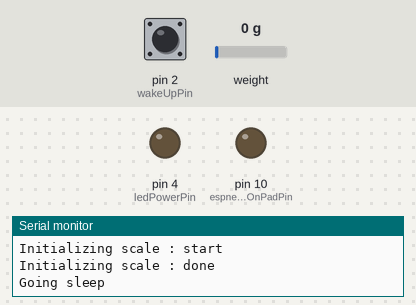
The sketch below on a simulated Arduino Pro Mini, built with avr-gcc and run on an emulated ATmega328P. On the bench: output pins drawn as LEDs (lit = HIGH), the last lines printed to the serial monitor. Dashed ring = blinking. The test bench sets the inputs (shaded band); at power-on: pin 2 (wakeUpPin) HIGH, weight on the scale 0 g. Sleep ends after the set time or at an interrupt.

Above: at 5.0 s.
5.1 s: pin 2 (wakeUpPin) pulled LOW for 1.4 s
At 5.7 s:
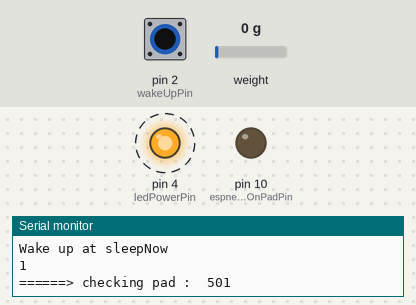
8.0 s: pin 2 (wakeUpPin) pulled LOW for 3.2 s
At 8.3 s:
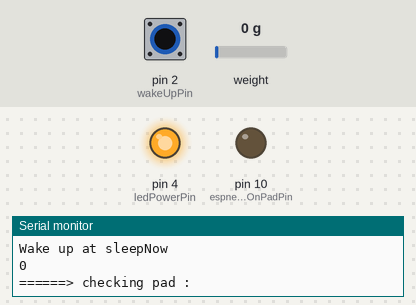
Timing chart, 0 to 13.5 s (numbered marks = the images above; inputs shaded):
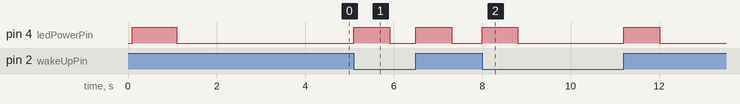

Measured:
- after the input at 5.1 s, pin 4 (ledPowerPin): alternates HIGH for 0.81 s and LOW for 0.59 s, starting at once
- after the input at 8.0 s, pin 4 (ledPowerPin): alternates HIGH for 0.81 s and LOW for 2.4 s, 4 changes in all, then stays LOW, starting at once

The sketch:

_03-hx711-scale-pro-mini.ino
```cpp
/*

A0, A1 --> HX711
A3, A4 --> I2C to esp8266 4, 5

2 - int 0 - tilt sw * 2- gnd : INPUT_PULLUP
4 - LED

10 - esp 13    : OUT   - nemo is on pad
11 - esp reset : OUT   - reset esp8266
12 - esp 12    : INPUT - wifi/mqtt status

 */

#include <avr/interrupt.h>
#include <avr/sleep.h>
#include "HX711.h"
#include <Wire.h>

// tilt switch
int wakeUpPin     = 2;

//
int ledPowerPin  = 4;

int espnemoIsOnPadPin = 10;
int espResetPin       = 11;
//int espRfStatePin     = 12;

volatile int Measured ;
//int espRfstate ;

volatile long startMills;


// HX711.DOUT  - pin #A1
// HX711.PD_SCK - pin #A0
HX711 scale(A1, A0);

/*
// smoothing
// https://www.arduino.cc/en/Tutorial/Smoothing
// Define the number of samples to keep track of.  The higher the number,
// the more the readings will be smoothed, but the slower the output will
// respond to the input.  Using a constant rather than a normal variable lets
// use this value to determine the size of the readings array.

const int numReadings = 10;

int readings[numReadings];      // the readings from the analog input
int indexof = 0;                // the indexof of the current reading
int total = 0;                  // the running total
int average = 0;                // the average

*/

void setup() {
  Serial.begin(38400);
  Serial.println("pet pad scale started");
  delay(100);

  Wire.begin(2);
  Wire.onRequest(requestEvent);

  pinMode(wakeUpPin, INPUT_PULLUP);

  pinMode(ledPowerPin, OUTPUT);
  pinMode(espnemoIsOnPadPin, OUTPUT);
  pinMode(espResetPin, OUTPUT);
  //pinMode(espRfStatePin, INPUT);

  digitalWrite(espnemoIsOnPadPin, LOW);
  digitalWrite(espResetPin, LOW);
  digitalWrite(ledPowerPin, HIGH);

  startMills = millis();

  Serial.println("Initializing scale : start");
  //delay(2000);

  scale.set_scale(23040.f);
  scale.tare();

  scale.power_down();
  Serial.println("Initializing scale : done");

  attachInterrupt(0, WakeUp, CHANGE);


  /*
    for (int thisReading = 0; thisReading < numReadings; thisReading++)
      readings[thisReading] = 0 ;
  */

  sleepNow();


}

void sleepNow()
{
  Serial.println("Going sleep");

  scale.power_down();
  digitalWrite(espnemoIsOnPadPin, LOW);
  digitalWrite(ledPowerPin, LOW);

  delay(100);
  set_sleep_mode(SLEEP_MODE_PWR_DOWN);
  sleep_enable();
  attachInterrupt(0, WakeUp, CHANGE);

  sleep_mode();

  sleep_disable();
  detachInterrupt(0);

  Serial.println("Wake up at sleepNow");
  Serial.println(millis() - startMills);

  check_pad_status();
}

void WakeUp()
{
  Serial.print("======> Wake up :  ");
  startMills = millis();
  Serial.println(millis() - startMills);
  scale.power_up();

}

void check_pad_status()
{
  digitalWrite(ledPowerPin, HIGH);

  Serial.print("======> checking pad :  ");
  delay(500);
  Serial.println(millis() - startMills);

  Measured = int( scale.get_units(3) * 1000 );

  Serial.print("======> weight : ");
  Serial.print(Measured);
  Serial.print(" ==> ");
  Serial.println(millis() - startMills);

  if ( Measured > 500 )
  {
    Serial.println("======> tilting detected, nemo is on pad");
    digitalWrite(espnemoIsOnPadPin, HIGH);
    espReset();
  } else {
    Serial.println("======> tilting detected, but nemo is not on pad");
    sleepNow();
  }

}

void loop()
{
  Serial.print("======> checking weight :  ");
  Serial.println(millis() - startMills);

  Measured = int( scale.get_units(5) * 1000 );

  Serial.print("======> weight : ");
  Serial.print(Measured);
  Serial.print(" ==> ");
  Serial.println(millis() - startMills);

  if ( Measured > 500 )
  {
    Serial.println("======> nemo is on pad now");
  } else {
    Serial.println("======> nemo is not on pad");
    sleepNow();
  }
  delay(1000);
}

void espReset()
{
  Serial.println("Reset ESP");
  digitalWrite(espResetPin, LOW);
  delay(10);
  digitalWrite(espResetPin, HIGH);

}

void requestEvent()
{
  byte myArray[2];
  myArray[0] = (Measured >> 8 ) & 0xFF;
  myArray[1] = Measured & 0xFF;

  Wire.write(myArray, 2); // respond with message of 6 bytes
}
```
